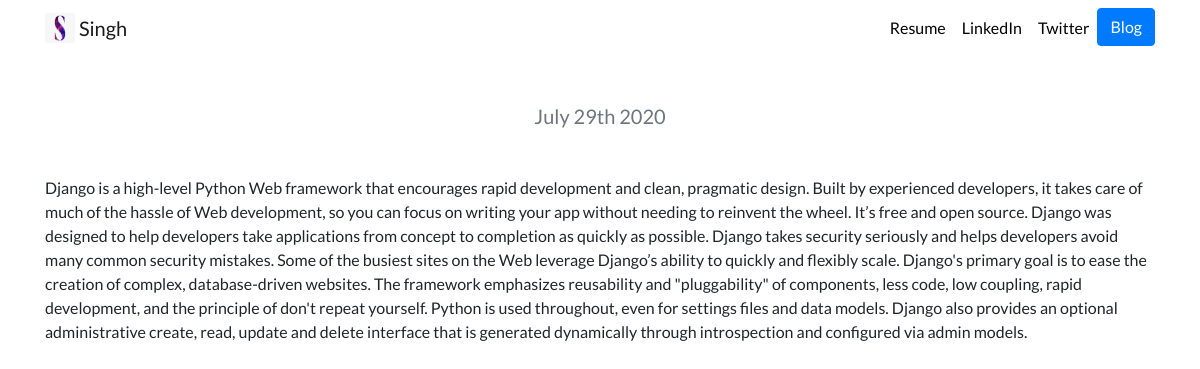
The page /blog/9/ on the database its author committed.
### blog/models.py (models this page shows, shortened)
class Blog(models.Model):
    tittle = models.CharField(max_length=200)
    description = models.TextField()
    date = models.DateField()

### blog/views.py (the view)
# urls.py: path('<int:blog_id>/', views.detail, name='detail'),
def detail(request, blog_id):
    blog = get_object_or_404(Blog, pk=blog_id)
    return render(request, 'blog/detail.html',{'blog':blog})

### blog/templates/blog/detail.html (shortened to what this page needs)
{% extends "portfolio/base.html" %}
{% load static %}
{% block content %}
<h5 class="text-center text-muted mb-5">{{ blog.date|date:'F jS Y' }}</h5>
{{ blog.description|safe }}
{% endblock %}

### portfolio/static/portfolio/custom.css (style rules this page uses)
body { font-family: 'Lato', sans-serif; }

### rows shown on the page
Blog: date "July 29th 2020", description "Django is a high-level Python Web framework that encourages rapid development and clean, pragmatic design. Built by experienced developers, it takes care of much of the hassle of Web development, so you can focus on writing your app without needing to reinvent the wheel. It’s free and open source. Django was designed to help developers take applications from concept to completion as quickly as possible. Django takes security seriously and helps developers avoid many common security mistakes. Some of the busiest sites on the Web leverage Django’s ability to quickly and flexibly scale. Django's primary goal is to ease the creation of complex, database-driven websites. The framework emphasizes…"
